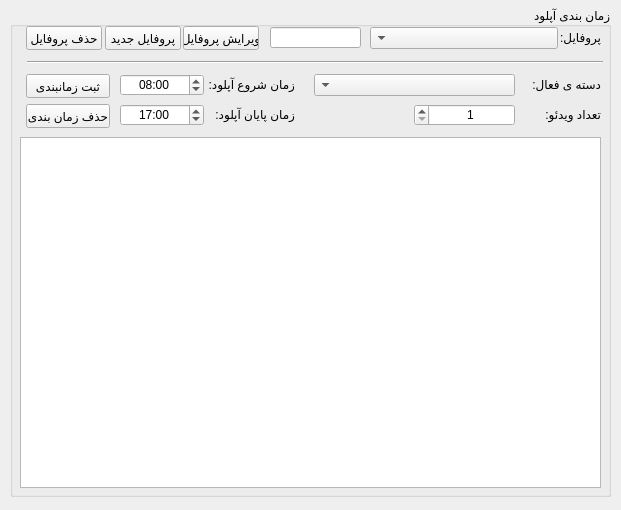
<?xml version="1.0" encoding="UTF-8"?>
<ui version="4.0">
 <class>sequenceWindow</class>
 <widget class="QMainWindow" name="sequenceWindow">
  <property name="windowModality">
   <enum>Qt::ApplicationModal</enum>
  </property>
  <property name="geometry">
   <rect>
    <x>0</x>
    <y>0</y>
    <width>621</width>
    <height>510</height>
   </rect>
  </property>
  <property name="minimumSize">
   <size>
    <width>621</width>
    <height>510</height>
   </size>
  </property>
  <property name="maximumSize">
   <size>
    <width>621</width>
    <height>510</height>
   </size>
  </property>
  <property name="windowTitle">
   <string>زمان بندی  - تنظیمات</string>
  </property>
  <property name="windowIcon">
   <iconset>
    <normaloff>../icons/time_sequence.png</normaloff>../icons/time_sequence.png</iconset>
  </property>
  <property name="layoutDirection">
   <enum>Qt::RightToLeft</enum>
  </property>
  <widget class="QWidget" name="centralwidget">
   <widget class="QGroupBox" name="mainGroupBox">
    <property name="geometry">
     <rect>
      <x>10</x>
      <y>7</y>
      <width>601</width>
      <height>490</height>
     </rect>
    </property>
    <property name="title">
     <string>زمان بندی آپلود</string>
    </property>
    <widget class="QLabel" name="activeClassLabel">
     <property name="geometry">
      <rect>
       <x>510</x>
       <y>67</y>
       <width>81</width>
       <height>20</height>
      </rect>
     </property>
     <property name="text">
      <string>دسته ی فعال:</string>
     </property>
    </widget>
    <widget class="ExtendedComboBox" name="activeClassComboBox">
     <property name="geometry">
      <rect>
       <x>304</x>
       <y>67</y>
       <width>201</width>
       <height>22</height>
      </rect>
     </property>
    </widget>
    <widget class="QPushButton" name="newProfilePushButton">
     <property name="geometry">
      <rect>
       <x>95</x>
       <y>19</y>
       <width>76</width>
       <height>24</height>
      </rect>
     </property>
     <property name="text">
      <string>پروفایل جدید</string>
     </property>
    </widget>
    <widget class="QPushButton" name="deleteProfilePushButton">
     <property name="enabled">
      <bool>true</bool>
     </property>
     <property name="geometry">
      <rect>
       <x>16</x>
       <y>19</y>
       <width>76</width>
       <height>24</height>
      </rect>
     </property>
     <property name="text">
      <string>حذف پروفایل</string>
     </property>
    </widget>
    <widget class="QPushButton" name="editProfilePushButton">
     <property name="enabled">
      <bool>true</bool>
     </property>
     <property name="geometry">
      <rect>
       <x>173</x>
       <y>19</y>
       <width>76</width>
       <height>24</height>
      </rect>
     </property>
     <property name="text">
      <string>ویرایش پروفایل</string>
     </property>
    </widget>
    <widget class="ExtendedComboBox" name="profileComboBox">
     <property name="geometry">
      <rect>
       <x>360</x>
       <y>20</y>
       <width>188</width>
       <height>22</height>
      </rect>
     </property>
    </widget>
    <widget class="QLabel" name="profileLabel">
     <property name="geometry">
      <rect>
       <x>510</x>
       <y>20</y>
       <width>81</width>
       <height>20</height>
      </rect>
     </property>
     <property name="text">
      <string>پروفایل:</string>
     </property>
    </widget>
    <widget class="QLabel" name="startTimeLabel">
     <property name="geometry">
      <rect>
       <x>194</x>
       <y>67</y>
       <width>91</width>
       <height>20</height>
      </rect>
     </property>
     <property name="text">
      <string>زمان شروع آپلود:</string>
     </property>
    </widget>
    <widget class="QLabel" name="endTimeLabel">
     <property name="geometry">
      <rect>
       <x>194</x>
       <y>97</y>
       <width>91</width>
       <height>20</height>
      </rect>
     </property>
     <property name="text">
      <string>زمان پایان آپلود:</string>
     </property>
    </widget>
    <widget class="QTimeEdit" name="startTimeEdit">
     <property name="geometry">
      <rect>
       <x>110</x>
       <y>67</y>
       <width>84</width>
       <height>22</height>
      </rect>
     </property>
     <property name="layoutDirection">
      <enum>Qt::LeftToRight</enum>
     </property>
     <property name="alignment">
      <set>Qt::AlignCenter</set>
     </property>
     <property name="dateTime">
      <datetime>
       <hour>8</hour>
       <minute>0</minute>
       <second>0</second>
       <year>2000</year>
       <month>1</month>
       <day>1</day>
      </datetime>
     </property>
     <property name="maximumTime">
      <time>
       <hour>23</hour>
       <minute>59</minute>
       <second>59</second>
      </time>
     </property>
     <property name="currentSection">
      <enum>QDateTimeEdit::HourSection</enum>
     </property>
     <property name="displayFormat">
      <string>HH:mm</string>
     </property>
     <property name="timeSpec">
      <enum>Qt::LocalTime</enum>
     </property>
     <property name="time">
      <time>
       <hour>8</hour>
       <minute>0</minute>
       <second>0</second>
      </time>
     </property>
    </widget>
    <widget class="QTimeEdit" name="endTimeEdit">
     <property name="geometry">
      <rect>
       <x>110</x>
       <y>97</y>
       <width>84</width>
       <height>22</height>
      </rect>
     </property>
     <property name="layoutDirection">
      <enum>Qt::LeftToRight</enum>
     </property>
     <property name="alignment">
      <set>Qt::AlignCenter</set>
     </property>
     <property name="buttonSymbols">
      <enum>QAbstractSpinBox::UpDownArrows</enum>
     </property>
     <property name="currentSection">
      <enum>QDateTimeEdit::HourSection</enum>
     </property>
     <property name="displayFormat">
      <string>HH:mm</string>
     </property>
     <property name="time">
      <time>
       <hour>17</hour>
       <minute>0</minute>
       <second>0</second>
      </time>
     </property>
    </widget>
    <widget class="QPushButton" name="deleteSequencePushButton">
     <property name="geometry">
      <rect>
       <x>16</x>
       <y>97</y>
       <width>84</width>
       <height>24</height>
      </rect>
     </property>
     <property name="text">
      <string>حذف زمان بندی</string>
     </property>
    </widget>
    <widget class="QPushButton" name="submitSequencePushButton">
     <property name="geometry">
      <rect>
       <x>16</x>
       <y>67</y>
       <width>84</width>
       <height>24</height>
      </rect>
     </property>
     <property name="text">
      <string>ثبت زمانبندی</string>
     </property>
    </widget>
    <widget class="Line" name="line">
     <property name="geometry">
      <rect>
       <x>17</x>
       <y>45</y>
       <width>576</width>
       <height>20</height>
      </rect>
     </property>
     <property name="orientation">
      <enum>Qt::Horizontal</enum>
     </property>
    </widget>
    <widget class="QTableWidget" name="tableWidget">
     <property name="geometry">
      <rect>
       <x>10</x>
       <y>130</y>
       <width>581</width>
       <height>351</height>
      </rect>
     </property>
     <property name="selectionMode">
      <enum>QAbstractItemView::SingleSelection</enum>
     </property>
     <property name="selectionBehavior">
      <enum>QAbstractItemView::SelectRows</enum>
     </property>
     <property name="sortingEnabled">
      <bool>false</bool>
     </property>
    </widget>
    <widget class="QLabel" name="videoCountLabel">
     <property name="geometry">
      <rect>
       <x>510</x>
       <y>97</y>
       <width>81</width>
       <height>20</height>
      </rect>
     </property>
     <property name="text">
      <string>تعداد ویدئو:</string>
     </property>
    </widget>
    <widget class="QSpinBox" name="videoCountSpinBox">
     <property name="geometry">
      <rect>
       <x>404</x>
       <y>97</y>
       <width>101</width>
       <height>22</height>
      </rect>
     </property>
     <property name="alignment">
      <set>Qt::AlignCenter</set>
     </property>
     <property name="minimum">
      <number>1</number>
     </property>
     <property name="maximum">
      <number>200</number>
     </property>
    </widget>
    <widget class="QLineEdit" name="dateLineEdit">
     <property name="geometry">
      <rect>
       <x>260</x>
       <y>20</y>
       <width>91</width>
       <height>21</height>
      </rect>
     </property>
     <property name="inputMask">
      <string/>
     </property>
     <property name="text">
      <string/>
     </property>
     <property name="alignment">
      <set>Qt::AlignCenter</set>
     </property>
    </widget>
   </widget>
  </widget>
 </widget>
 <customwidgets>
  <customwidget>
   <class>ExtendedComboBox</class>
   <extends>QComboBox</extends>
   <header>source/extended/ExtendedComboBox</header>
  </customwidget>
 </customwidgets>
 <resources/>
 <connections/>
</ui>
